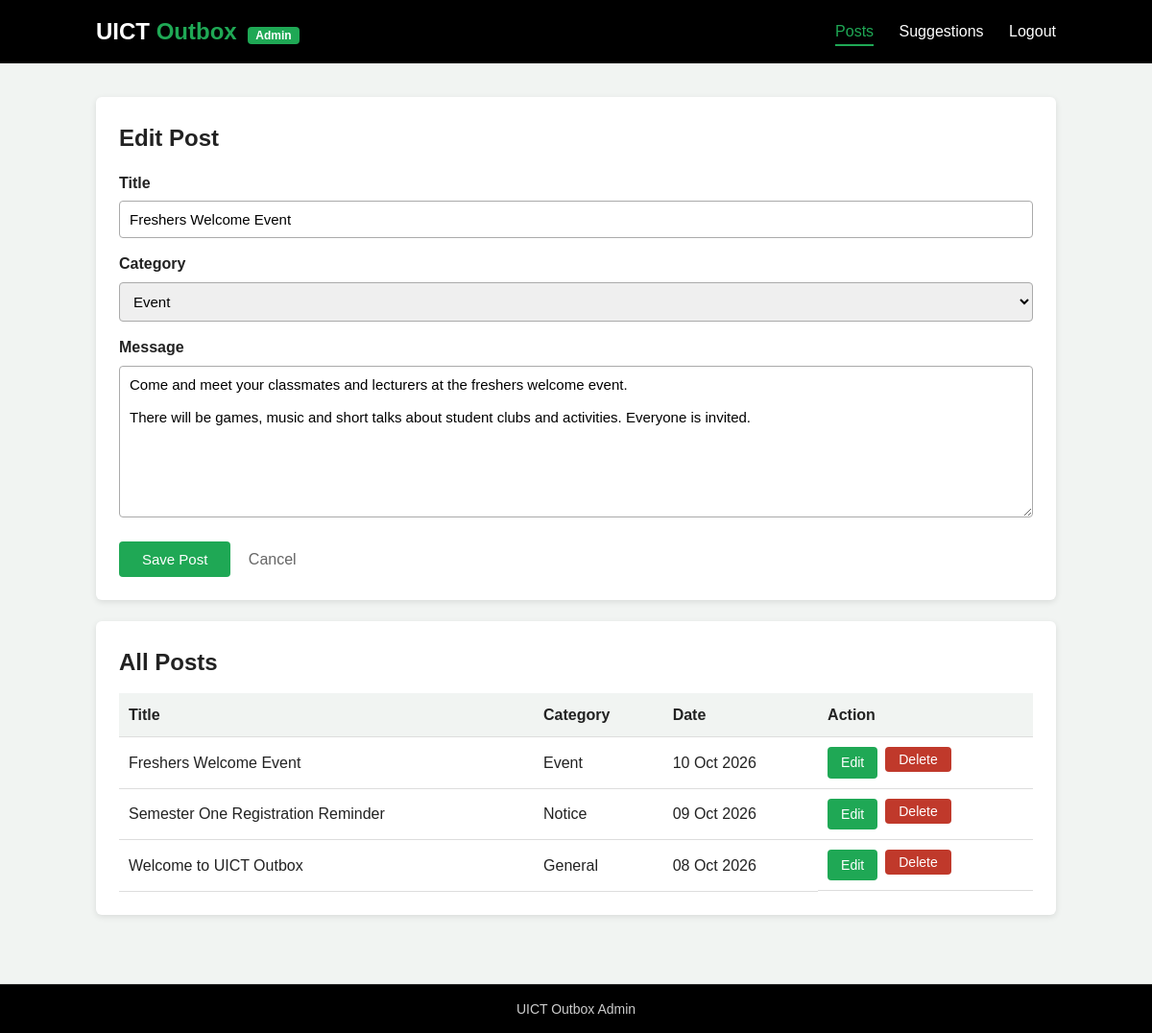
The page /admin/dashboard.php?edit=3 (signed in) on the database its author committed.
### tables this page shows
CREATE TABLE posts (
id INTEGER PRIMARY KEY AUTOINCREMENT,
title TEXT NOT NULL,
category TEXT NOT NULL,
body TEXT NOT NULL,
created_at TEXT NOT NULL
);

### admin/dashboard.php (the view, shortened to what this page needs)
<?php
include "../additions/connect.php";
$categories = ["Notice", "Event", "Exam", "General"];
$id = "";
$title = "";
$category = "";
$body = "";
if (isset($_GET['edit'])) {
$stmt = $db->prepare("SELECT * FROM posts WHERE id = ?");
$stmt->execute([$_GET['edit']]);
$old = $stmt->fetch();
if ($old) {
$id = $old['id'];
$title = $old['title'];
$category = $old['category'];
$body = $old['body'];
}
}
$posts = $db->query("SELECT * FROM posts ORDER BY created_at DESC, id DESC")->fetchAll();
$unread = $db->query("SELECT COUNT(*) FROM suggestions WHERE is_read = 0")->fetchColumn();
?>
<!DOCTYPE html>
<html lang="en">
<head>
<link rel="stylesheet" href="../css/style.css">
</head>
<body>
<div class="navbar">
<div class="container">
<a href="dashboard.php" class="logo">UICT <span>Outbox</span> <small>Admin</small></a>
<div class="links">
<a href="dashboard.php" class="active">Posts</a>
<a href="suggestions.php">Suggestions<?php if ($unread > 0) { echo ' <span class="count">' . $unread . '</span>'; } ?></a>
<a href="index.php?logout=1">Logout</a>
</div>
</div>
</div>
<div class="container page">
<div class="box">
<h2><?php if ($id == "") { echo "Add New Post"; } else { echo "Edit Post"; } ?></h2>
<form method="post" action="dashboard.php">
<label>Title</label>
<input type="text" name="title" maxlength="150" value="<?php echo htmlspecialchars($title); ?>">
<label>Category</label>
<select name="category">
<?php foreach ($categories as $c) { ?>
<option value="<?php echo $c; ?>" <?php if ($category == $c) { echo "selected"; } ?>><?php echo $c; ?></option>
<?php } ?>
</select>
<label>Message</label>
<textarea name="body" rows="8"><?php echo htmlspecialchars($body); ?></textarea>
<button type="submit" name="save" class="button">Save Post</button>
<?php if ($id != "") { ?>
<a href="dashboard.php" class="cancel">Cancel</a>
<?php } ?>
</form>
</div>
<div class="box">
<h2>All Posts</h2>
<?php if (count($posts) == 0) { ?>
<p>No posts yet.</p>
<?php } else { ?>
<div class="table-box">
<table>
<tr>
<th>Title</th>
<th>Category</th>
<th>Date</th>
<th>Action</th>
</tr>
<?php foreach ($posts as $post) { ?>
<tr>
<td><?php echo htmlspecialchars($post['title']); ?></td>
<td><?php echo htmlspecialchars($post['category']); ?></td>
<td><?php echo date("d M Y", strtotime($post['created_at'])); ?></td>
<td class="actions">
<a href="dashboard.php?edit=<?php echo $post['id']; ?>" class="button small">Edit</a>
<form method="post" action="dashboard.php" onsubmit="return confirm('Delete this post?');">
<button type="submit" name="delete" class="button small red">Delete</button>
</form>
</td>
</tr>
<?php } ?>
</table>
</div>
<?php } ?>
</div>
</div>
<div class="footer">
<div class="copyright">
<p>UICT Outbox Admin</p>
</div>
</div>
</body>
</html>

### css/style.css (style rules this page uses)
* { margin: 0; padding: 0; box-sizing: border-box; }
body { font-family: Arial, sans-serif; background-color: #f1f4f2; color: #222; line-height: 1.6; }
a { text-decoration: none; color: inherit; }
.container { width: 90%; max-width: 1000px; margin: 0 auto; }
.navbar { background-color: #000; }
.navbar .container { display: flex; justify-content: space-between; align-items: center; flex-wrap: wrap; padding: 14px 0; }
.logo { color: #fff; font-size: 24px; font-weight: bold; }
.logo span { color: #1fa855; }
.logo small { font-size: 12px; background-color: #1fa855; padding: 2px 8px; border-radius: 4px; margin-left: 5px; }
.links a { color: #fff; margin-left: 22px; padding: 5px 0; }
.links a:hover, .links a.active { color: #1fa855; border-bottom: 2px solid #1fa855; }
.page { padding: 35px 0 50px; }
.box { background-color: #fff; border-radius: 6px; padding: 24px; margin-bottom: 22px; box-shadow: 0 2px 6px rgba(0, 0, 0, 0.1); }
.box h2, .box h3 { margin-bottom: 12px; }
label { display: block; font-weight: bold; margin: 14px 0 6px; }
input[type="text"], input[type="password"], select, textarea { width: 100%; padding: 10px; border: 1px solid #aaa; border-radius: 4px; font-size: 15px; font-family: Arial, sans-serif; }
.button { display: inline-block; background-color: #1fa855; color: #fff; border: none; padding: 10px 24px; font-size: 15px; border-radius: 4px; cursor: pointer; margin-top: 18px; }
.button.small { padding: 5px 14px; font-size: 14px; margin-top: 0; }
.button.red { background-color: #c0392b; }
.cancel { margin-left: 14px; color: #666; }
.table-box { overflow-x: auto; }
table { width: 100%; border-collapse: collapse; }
th, td { text-align: left; padding: 10px; border-bottom: 1px solid #ddd; }
th { background-color: #f1f4f2; }
.actions { display: flex; gap: 8px; }
.footer { background-color: #000; color: #ccc; }
.copyright { text-align: center; padding: 14px 0; border-top: 1px solid #2a2a2a; font-size: 14px; }

### rows shown on the page
posts: title "Freshers Welcome Event", category "Event", body "Come and meet your classmates and lecturers at the freshers welcome event. There will be games, music and short talks about student clubs and activities. Everyone is invited.", created_at "10 Oct 2026"
posts: title "Semester One Registration Reminder", category "Notice", created_at "09 Oct 2026"
posts: title "Welcome to UICT Outbox", category "General", created_at "08 Oct 2026"
